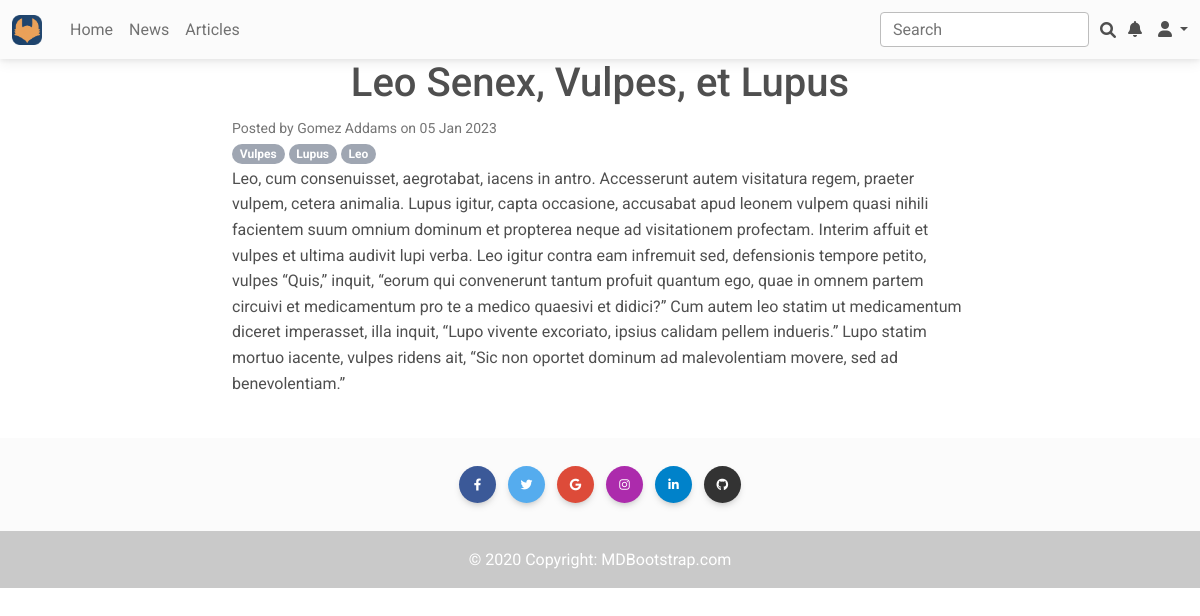
Page /articles/22 on the committed database.
### news/models.py (models this page shows, shortened)
class Post(models.Model):
    class PostType(models.IntegerChoices):
        ARTICLE = 1
        NEWS = 2
    author = models.ForeignKey(Author, on_delete=models.CASCADE)
    type = models.PositiveSmallIntegerField(choices=PostType.choices, default=PostType.NEWS)
    created = models.DateTimeField(auto_now_add=True)
    category = models.ManyToManyField(Category, through=PostCategory)
    title = models.CharField(max_length=255)
    text = models.TextField()
    rating = models.IntegerField(default=0)

class Author(models.Model):
    user = models.OneToOneField(User, on_delete=models.CASCADE)
    _rating = models.IntegerField(default=0, db_column='rating')
    @property
    def rating(self):
        return self._rating
    def __str__(self):
        return f'{self.user.get_full_name() or self.user}'

class Category(models.Model):
    name = models.CharField(max_length=255, unique=True)
    def __str__(self):
        return f'{self.name}'

### news/views.py (the view)
# urls.py: path('<int:pk>', PostDetail.as_view(), name='post_detail'),
class PostDetail(DetailView):
    model = Post
    template_name = 'post.html'
    context_object_name = 'post'

### news/templatetags/custom_filters.py (called while the page is built)
@register.filter()
def censor(text: str) -> str:
    if not isinstance(text, str):
        raise TypeError('Censor input must be a string')
    for word in CENSOR_LIST:
        text = re.sub(r"\b" + f"({word[0]}){word[1:]}" + r"\b",
                      lambda x, w=word: (w[0].upper() if x.group(1).isupper() else w[0]) + f"{'*' * (len(w) - 1)}",
                      text,
                      flags=re.IGNORECASE)
    return text

### templates/post.html (shortened to what this page needs)
{% extends 'flatpages/default.html' %}
{% load custom_filters %}
{% block content %}
<h1 class="text-center">{{ post.title|censor }}</h1>
<small class="text-muted">Posted by {{ post.author }} on {{ post.created|date:'d M Y' }}</small>
<div>
  {% for category in post.category.all %}
  <span class="badge rounded-pill bg-secondary">{{ category }}</span>
  {% endfor %}
</div>
<p>{{ post.text|censor }}</p>
<br>
{% endblock content %}

### templates/flatpages/default.html (shortened to what this page needs)
<!DOCTYPE html>
<html lang="en">
{% load static %}
{% load account %}
<head>
  <link rel="stylesheet" href="https://cdnjs.cloudflare.com/ajax/libs/font-awesome/6.0.0/css/all.min.css" />
  <link rel="stylesheet" href="{% static 'css/mdb.min.css' %}" />
</head>
<body>
  <nav class="navbar navbar-expand-lg navbar-light bg-light">
    <div class="container-fluid">
      <div class="collapse navbar-collapse" id="navbarSupportedContent">
        <a class="navbar-brand mt-0 mt-lg-0" href="#">
          <img
            src="{% static 'img/icon.png' %}"
            height="30"
            alt="Logo"
            loading="lazy"
          />
        </a>
        <ul class="navbar-nav me-auto mb-2 mb-lg-0">
          <li class="nav-item">
            <a class="nav-link" href="/">Home</a>
          </li>
          <li class="nav-item">
            <a class="nav-link" href="/news/">News</a>
          </li>
          <li class="nav-item">
            <a class="nav-link" href="/articles/">Articles</a>
          </li>
        </ul>
      </div>
      <form class="d-flex input-group w-auto" action="{% url 'search' %}" method="get">
        <input
          name="q"
          type="search"
          class="form-control rounded"
          placeholder="Search"
          aria-label="Search"
          aria-describedby="search-addon"
        />
        <span class="input-group-text border-0" id="search-addon">
          <i class="fas fa-search"></i>
        </span>
      </form>
      <div class="dropdown">
        <a
          class="text-reset me-3 dropdown-toggle hidden-arrow"
          href="#"
          id="navbarDropdownMenuLink"
          role="button"
          data-mdb-toggle="dropdown"
          aria-expanded="false"
        >
          <i class="fas fa-bell"></i>
        </a>
      </div>
      <div class="nav-item me-3 me-lg-0 dropdown">
        <a
          class="nav-link dropdown-toggle"
          id="navbarDropdown"
          role="button"
          data-mdb-toggle="dropdown"
          aria-expanded="false"
        >
          <i class="fas fa-user"></i>
        </a>
      </div>
    </div>
  </nav>
  <div class="container">
  <div class="row">
    <div class="col-md-2">
    </div>
    <div class="col-md-8">
      {% block body %}
      {% block content %}{% endblock content %}
      {% endblock body %}
    </div>
    <div class="col-md-2">
    </div>
  </div>
  </div>
  <footer class="bg-light text-center text-white">
    <div class="container p-4 pb-0">
      <section class="mb-4">
        <a
          class="btn text-white btn-floating m-1"
          style="background-color: #3b5998;"
          href="#!"
          role="button"
          ><i class="fab fa-facebook-f"></i
        ></a>
        <a
          class="btn text-white btn-floating m-1"
          style="background-color: #55acee;"
          href="#!"
          role="button"
          ><i class="fab fa-twitter"></i
        ></a>
        <a
          class="btn text-white btn-floating m-1"
          style="background-color: #dd4b39;"
          href="#!"
          role="button"
          ><i class="fab fa-google"></i
        ></a>
        <a
          class="btn text-white btn-floating m-1"
          style="background-color: #ac2bac;"
          href="#!"
          role="button"
          ><i class="fab fa-instagram"></i
        ></a>
        <a
          class="btn text-white btn-floating m-1"
          style="background-color: #0082ca;"
          href="#!"
          role="button"
          ><i class="fab fa-linkedin-in"></i
        ></a>
        <a
          class="btn text-white btn-floating m-1"
          style="background-color: #333333;"
          href="#!"
          role="button"
          ><i class="fab fa-github"></i
        ></a>
      </section>
    </div>
    <div class="text-center p-3" style="background-color: rgba(0, 0, 0, 0.2);">
      © 2020 Copyright:
      <a class="text-white" href="https://mdbootstrap.com/">MDBootstrap.com</a>
    </div>
  </footer>
</body>
</html>

### rows in the picture
Post: title|censor "Leo Senex, Vulpes, et Lupus", author "Gomez Addams", created "05 Jan 2023", text|censor "Leo, cum consenuisset, aegrotabat, iacens in antro. Accesserunt autem visitatura regem, praeter vulpem, cetera animalia. Lupus igitur, capta occasione, accusabat apud leonem vulpem quasi nihili facientem suum omnium dominum et propterea neque ad visitationem profectam. Interim affuit et vulpes et ultima audivit lupi verba. Leo igitur contra eam infremuit sed, defensionis tempore petito, vulpes “Quis,” inquit, “eorum qui convenerunt tantum profuit quantum ego, quae in omnem partem circuivi et medicamentum pro te a medico quaesivi et didici?” Cum autem leo statim ut medicamentum diceret imperasset, illa inquit, “Lupo vivente excoriato, ipsius calidam pellem indueris.” Lupo statim mortuo…"
Category: name "Vulpes"
Category: name "Lupus"
Category: name "Leo"
